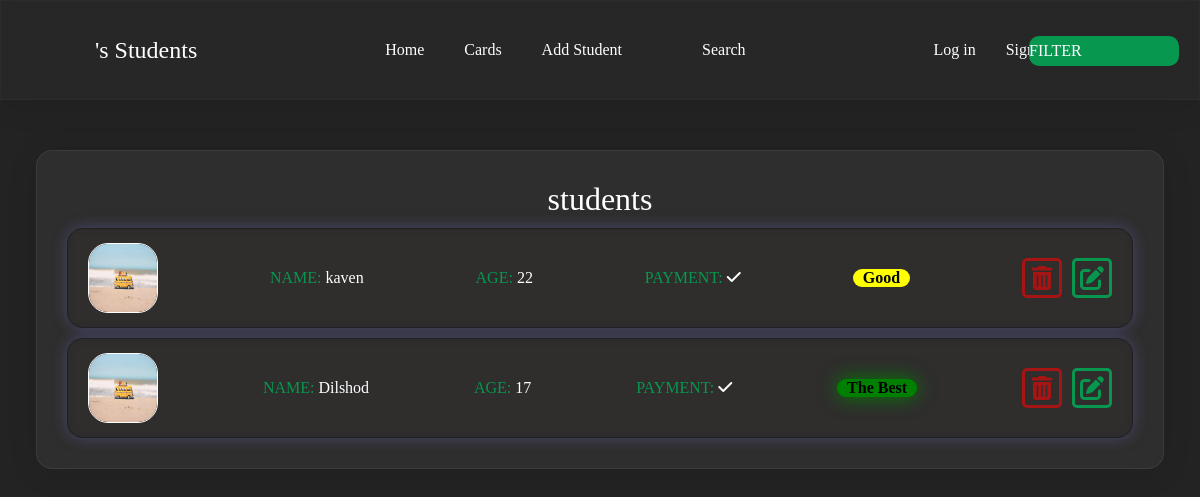
The page / on the database its author committed.
### main_app/models.py (models this page shows, shortened)
class Student(models.Model):
    student_name = models.CharField(max_length=50)
    slug_name = models.SlugField(max_length=50)
    age = models.PositiveIntegerField(default=0)
    data_time = models.DateTimeField(auto_now_add=True)
    commentarya = models.TextField(blank=True)
    gander = models.ForeignKey(Gander ,
                               on_delete=models.CASCADE,  null=True)
    payment = models.BooleanField(default=False)
    lavel = models.ForeignKey(Lavel ,
                              on_delete=models.CASCADE , null=True)
    like = models.PositiveIntegerField(default=0 , blank=True)
    admin = models.ForeignKey(User,
                               on_delete=models.CASCADE,
                               null=True)
    img = models.ImageField(upload_to='photos/' , blank=True , default=DEFAULT)
    descrition = models.TextField()
    rating = models.PositiveIntegerField(default=0)

### main_app/views.py (the view)
# urls.py: path('' , homePageView , name='home'),
def homePageView(request):
    all_students = Student.objects.all()
    data = {
        'all_std':all_students
    }
    return render(request , 'index.html' , context=data)

### main_app/models.py (called while the page is built)
    def __str__ (self):
        return str(self.students_lavel)

### template/index.html (shortened to what this page needs)
{% extends 'base.html' %}
{% load static %}
{% block content %}
<div class="container">
    <div class="students_block">
        <h1 style="font-weight: 200;">students</h1>
        {% for i in all_std %}
        <div class="block" name="{{ i.payment }}">
            <div class="img_box">
                <img src="{{ i.img.url }}" width="100%" height="100%" alt="">
            </div>
            <p>
                <a href="{% url 'main_app:full_std_about' i.id %}" id="name_bg" style="text-decoration: none;">
                    <span style="color: #08974f;">NAME: </span>{{ i.student_name }}
                </a>
            </p>
            <p>
                <span style="color: #08974f;">AGE: </span>{{ i.age }}
            </p>
            <p>
                <span style="color: #08974f;">PAYMENT: </span>{% if i.payment %}
                <i class="fa-solid fa-check" style="color: white;"></i>
                {% else %}
                <i class="fa-sharp fa-solid fa-xmark" style="color: white;"></i>
                {% endif %}
            </p>
            <p id="change_bg">
            </p>
            <div class="d_flex">
                <form action="{% url 'main_app:del_std' i.id %}" method="post">
                    <button type="submit" class="del_btn">
                        <i class="fa-solid fa-trash-can"></i>
                    </button>
                </form>
                <form action="{% url 'main_app:update' i.id %}" method="post">
                    <button type="submit" class="del_btn" style="border:3px solid #08974f !important;">
                        <i class="fa-solid fa-pen-to-square" style="color: #08974f !important;"></i>
                    </button>
                </form>
            </div>
        </div>
        {% endfor %}
    </div>
</div>
{% endblock content %}

### staticfiles/css/style.css (style rules this page uses)
* { margin: 0; padding: 0; box-sizing: border-box; font-family: 'poppins'; list-style: none; text-decoration: none; color: white; }
body { background-color: #232323; }
.container { margin: 0px 3%; }
.students_block { background: rgba(95, 92, 92, 0.2); border-radius: 16px; box-shadow: 0 4px 30px rgba(0, 0, 0, 0.1); backdrop-filter: blur(5px); -webkit-backdrop-filter: blur(5px); border: 1px solid rgba(95, 92, 92, 0.3); margin-top: 150px; text-align: center; padding: 30px; }
.block { width: 100%; height: 100px; border-radius: 10px; margin-top: 10px; display: flex; justify-content: space-between; align-items: center; padding: 0px 20px; background: rgba(18, 13, 13, 0.2); border-radius: 16px; box-shadow: 0 4px 30px rgba(0, 0, 0, 0.1); backdrop-filter: blur(5px); -webkit-backdrop-filter: blur(5px); border: 1px solid rgba(18, 13, 13, 0.3); }
.img_box { width: 70px; height: 70px; border: 1px solid #fff; border-radius: 20px; overflow: hidden !important; }
.del_btn { border: 3px solid #a61414 !important; border-radius: 5px; width: 40px; height: 40px; display: flex; justify-content: center; align-items: center; background-color: transparent; font-size: 1.5em; cursor: pointer; }
.del_btn > i { color: #a61414 !important; }
.coment_color , i { color: rgb(8, 151, 79); text-transform: uppercase; }
[name^='True'] { box-shadow:0px 0px 15px #7073d065; }
.d_flex { display: flex; justify-content: center; align-items: center; gap: 10px; }

### rows shown on the page
Student: img (picture), student_name "kaven", age "22", payment True (drawn)
Student: img (picture), student_name "Dilshod", age "17", payment True (drawn)
